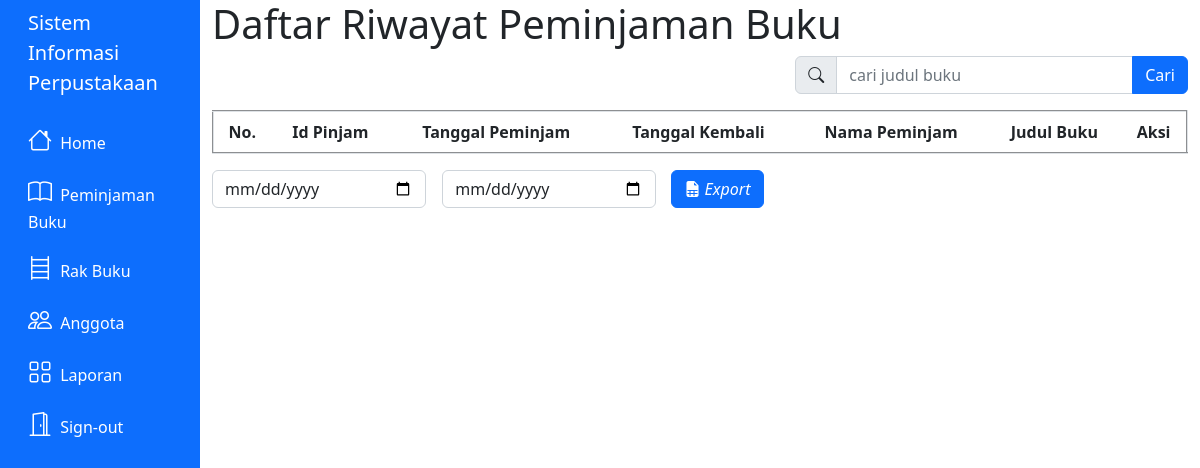
Page /riwayat_peminjaman.php on the earlier database version.
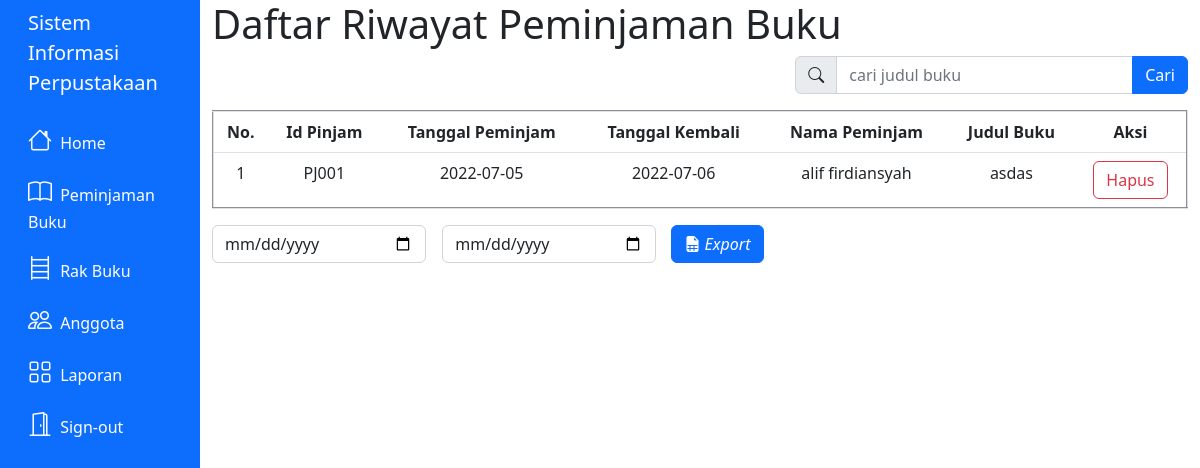
Same page on the later database version.
### tables this page shows
CREATE TABLE `meminjam` (
  `id_pinjam` varchar(10) NOT NULL,
  `tgl_pinjam` date NOT NULL,
  `tgl_kembali` date NOT NULL,
  `id_user` varchar(10) NOT NULL,
  `kd_buku` varchar(10) NOT NULL,
  `kembali` int(1) NOT NULL
);

CREATE TABLE `user` (
  `id_user` varchar(255) NOT NULL,
  `nomor_induk` bigint(255) NOT NULL,
  `nama_lengkap` varchar(255) NOT NULL,
  `alamat` varchar(255) NOT NULL,
  `password` varchar(255) NOT NULL,
  `level` enum('user','admin') NOT NULL,
  `status` enum('aktif','tidak aktif') NOT NULL,
  `tgl_daftar` date DEFAULT NULL
);

CREATE TABLE `buku` (
  `kd_buku` varchar(10) NOT NULL,
  `judul_buku` varchar(32) NOT NULL,
  `pengarang` varchar(20) NOT NULL,
  `kategori` int(2) NOT NULL,
  `penerbit` varchar(20) NOT NULL,
  `rak` int(2) NOT NULL,
  `status_buku` int(1) NOT NULL
);

### riwayat_peminjaman.php (the view, shortened to what this page needs)
<!DOCTYPE html>
<HTML>
<head>
    <link rel="stylesheet" href="https://cdn.jsdelivr.net/npm/bootstrap-icons@1.8.3/font/bootstrap-icons.css">
    <link href="https://cdn.jsdelivr.net/npm/bootstrap@5.2.0-beta1/dist/css/bootstrap.min.css" rel="stylesheet">
    <link rel="stylesheet" href="assets/global_style.css">
</head>
<?php include('layout/header.php') ?>
<div class="col-10 container">
    <h1>Daftar Riwayat Peminjaman Buku</h1>
    <table border="2" class="table">
        <div class="row">
            <div class="col-5">
            </div>
            <div class="col-2">
            </div>
            <div class="col-5">
                <form action="rak_buku.php" method="get">
                    <div class="input-group mb-3">
                        <span class="input-group-text" id="cari"><i class="bi bi-search"></i></span>
                        <input type="text" class="form-control" placeholder="cari judul buku" name="cari">
                        <button class="btn btn-primary" type="submit" value="cari">Cari</button>
                    </div>
                </form>
            </div>
        </div>
        <tr class="text-center">
            <th>No.</th>
            <th>Id Pinjam</th>
            <th>Tanggal Peminjam</th>
            <th>Tanggal Kembali</th>
            <th>Nama Peminjam</th>
            <th>Judul Buku</th>
            <th>Aksi</th>
        </tr>
        <?php
        include 'koneksi.php';
        $no = 1;
        $data = mysqli_query($koneksi, "select meminjam.id_pinjam,meminjam.tgl_pinjam,meminjam.tgl_kembali,user.nama_lengkap,buku.judul_buku
        from meminjam
       inner join user on meminjam.id_user = user.id_user
       inner join buku on meminjam.kd_buku = buku.kd_buku
       where kembali = '2'");
        while ($d = mysqli_fetch_array($data)) {
        ?>
            <tr class="text-center">
                <td><?php echo $no++; ?></td>
                <td><?php echo $d['id_pinjam']; ?></td>
                <td><?php echo $d['tgl_pinjam']; ?></td>
                <td><?php echo $d['tgl_kembali']; ?></td>
                <td><?php echo $d['nama_lengkap']; ?></td>
                <td><?php echo $d['judul_buku']; ?></td>
                <td>
                    <a href="delete_riwayat.php?id=<?php echo $d['id_pinjam']; ?>" class="btn btn-outline-danger">Hapus</a>
                </td>
            </tr>
        <?php
        }
        ?>
    </table>
    <div class="row justify-content-start">
        <div class="col-8">
            <form method="post" action="print.php">
                <div class="input-group">
                    <div class="col-4 ">
                        <input type="date" class="datepicker form-control" placeholder="Dari Tanggal" name="from_date" id='from_date'>
                    </div>
                    <div class="col-4 mx-3">
                        <input type="date" class="datepicker form-control" placeholder="Sampai Tanggal" name="to_date" id='to_date'>
                    </div>
                    <div class="col-2">
                        <button class="btn btn-primary" name="export" type="submit"><i class="bi bi-file-earmark-spreadsheet-fill"> Export </i></button>
                    </div>
                </div>
            </form>
        </div>
    </div>
</div>
<?php include('layout/footer.php') ?>

Differences in the rows shown:
added meminjam: id_pinjam "PJ001", tgl_pinjam "2022-07-05", tgl_kembali "2022-07-06", id_user.nama_lengkap "alif firdiansyah", kd_buku.judul_buku "asdas"
